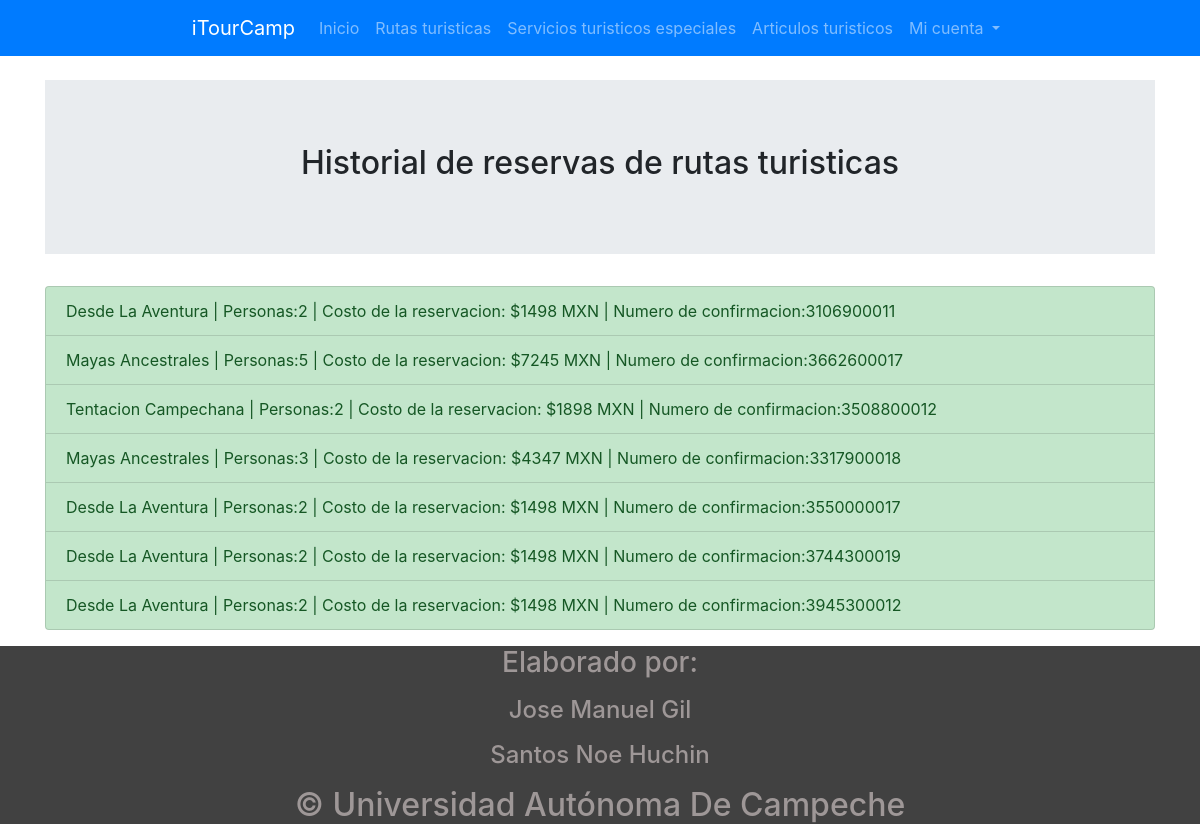
/AgenciaTuristica/myBookings.php (signed in), run on the app's committed database.
### tables this page shows
CREATE TABLE `Reserva` (
  `IDReserva` int(11) NOT NULL,
  `IDUsuario` int(11) NOT NULL,
  `IDRuta` int(11) NOT NULL,
  `Personas` int(3) NOT NULL,
  `Total` float NOT NULL,
  `Confirmacion` varchar(10) NOT NULL
);

CREATE TABLE `Ruta` (
  `IDRuta` int(11) NOT NULL,
  `Nombre` varchar(40) NOT NULL,
  `FechaRealizacion` datetime NOT NULL,
  `Cupo` int(3) NOT NULL,
  `PrecioPersona` float NOT NULL,
  `Guia` varchar(50) NOT NULL
);

### AgenciaTuristica/myBookings.php (the view, shortened to what this page needs)
<?php
include 'iniciarConexionBD.php';
$idCntaUs = $_SESSION['identificadorCuentaUsuario'];
try {
    $query = 'SELECT Reserva.Personas,Reserva.Total,Reserva.Confirmacion,Ruta.Nombre FROM Reserva INNER JOIN Ruta ON Reserva.IDRuta = Ruta.IDRuta WHERE IDUsuario = :idcnta';
    $queryOutput = $mbd->prepare($query);
    $queryOutput->bindParam(':idcnta', $idCntaUs, PDO::PARAM_INT);
    $queryOutput->execute();
    $numero = $queryOutput->rowCount();
    $result = $queryOutput->fetchAll(PDO::FETCH_ASSOC);
} catch (PDOException $e) {
    print "¡Error!: " . $e->getMessage() . "<br/>";
    die();
}
?>
<html lang="en">
    <head>
        <link rel="stylesheet" href="https://maxcdn.bootstrapcdn.com/bootstrap/4.5.0/css/bootstrap.min.css">
        <link rel="stylesheet" href="css/estilo.css">
    </head>
    <body style="margin-top:5em">
        <header>
            <nav class="navbar navbar-expand-sm bg-primary navbar-dark justify-content-center fixed-top">
                <a class="navbar-brand" href="#">iTourCamp</a>
                <ul class="navbar-nav">
                    <li class="nav-item">
                      <a class="nav-link" href="inicioCuentaUsuario.php">Inicio</a>
                    </li>
                    <li class="nav-item">
                      <a class="nav-link" href="rutasTur.php">Rutas turisticas</a>
                    </li>
                    <li class="nav-item">
                      <a class="nav-link" href="servEsp.php">Servicios turisticos especiales</a>
                    </li>
                    <li class="nav-item">
                      <a class="nav-link" href="artiTur.php">Articulos turisticos</a>
                    </li>
                    <li class="nav-item dropdown">
                      <a class="nav-link dropdown-toggle" href="#" id="navbardrop" data-toggle="dropdown">
                        Mi cuenta
                      </a>
                    </li>
                </ul>
            </nav>
        </header>
        <main class="container">
            <div class="jumbotron jumbotron-fluid">
                <h2 class="container text-center">Historial de reservas de rutas turisticas</h2>
            </div>
             <ul class="list-group">
                <?php
                    for ($i = $numero - 1; $i >= 0; $i--) {
                        echo '<li class="list-group-item list-group-item-success">'.$result[$i]['Nombre'].' | Personas:'.$result[$i]['Personas'].' | Costo de la reservacion: $'.$result[$i]['Total'].' MXN | Numero de confirmacion:'.$result[$i]['Confirmacion'].'</li>';
                    }
                ?>
            </ul>
        </main>
        <footer class="container-fluid">
            <p><p/>
            <h3 class="container-fluid text-center">Elaborado por:</h3>
            <p><p/>
            <h4 class="container-fluid text-center">Jose Manuel Gil</h4>
            <p><p/>
            <h4 class="container-fluid text-center">Santos Noe Huchin</h4>
            <p><p/>
            <h2 class="container-fluid text-center">&copy; Universidad Autónoma De Campeche</h2>
        </footer>
    </body>
</html>

### AgenciaTuristica/css/estilo.css (style rules this page uses)
footer { background-color:#414141; color:#9e9797; }
body { position: relative; }

### data on the page
reserva: IDRuta.Nombre "Desde La Aventura", Personas "2", Total "1498", Confirmacion "3106900011"
reserva: IDRuta.Nombre "Mayas Ancestrales", Personas "5", Total "7245", Confirmacion "3662600017"
reserva: IDRuta.Nombre "Tentacion Campechana", Personas "2", Total "1898", Confirmacion "3508800012"
reserva: IDRuta.Nombre "Mayas Ancestrales", Personas "3", Total "4347", Confirmacion "3317900018"
reserva: IDRuta.Nombre "Desde La Aventura", Personas "2", Total "1498", Confirmacion "3550000017"
reserva: IDRuta.Nombre "Desde La Aventura", Personas "2", Total "1498", Confirmacion "3744300019"
reserva: IDRuta.Nombre "Desde La Aventura", Personas "2", Total "1498", Confirmacion "3945300012"
